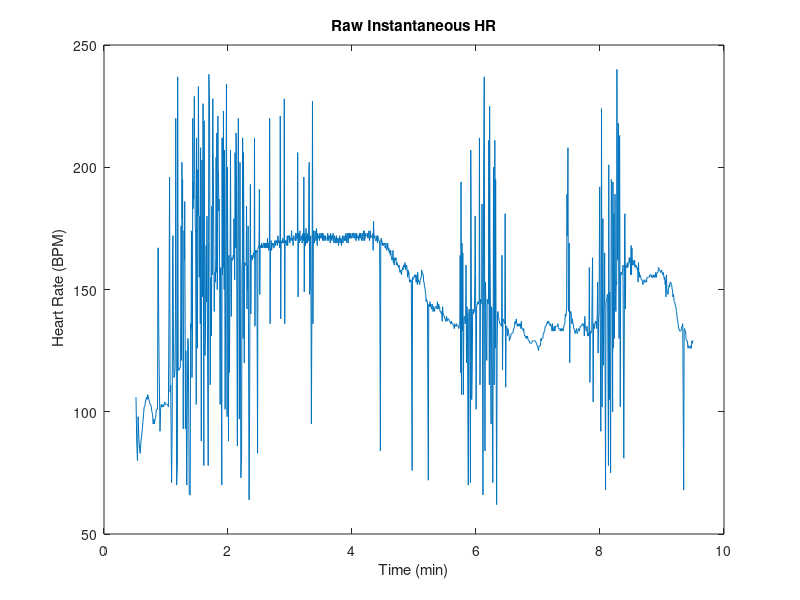
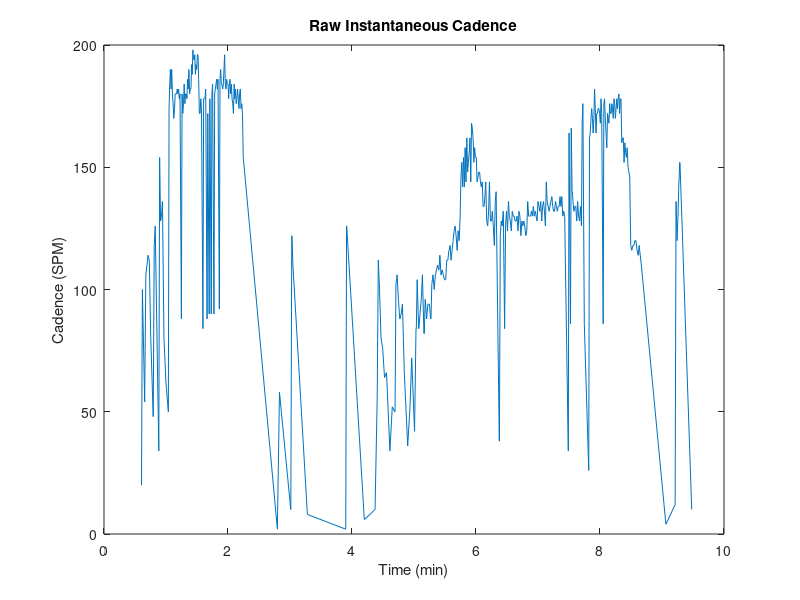
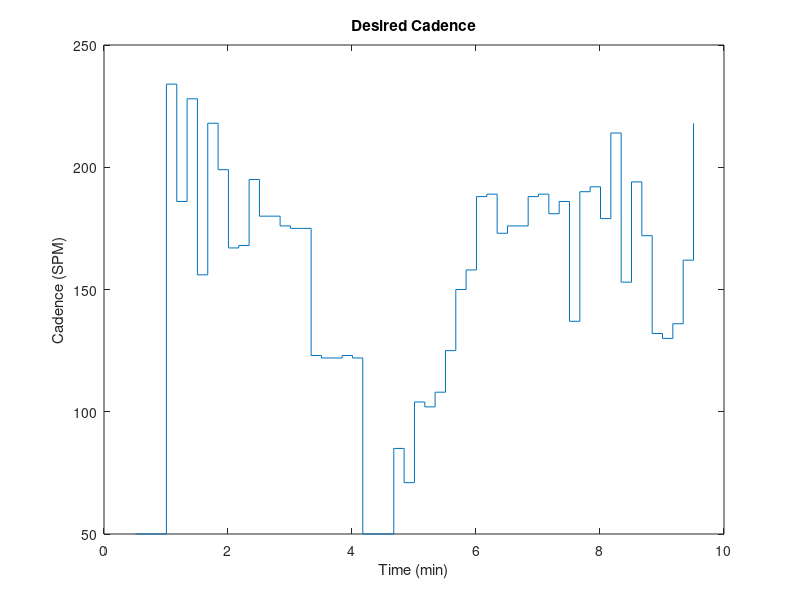
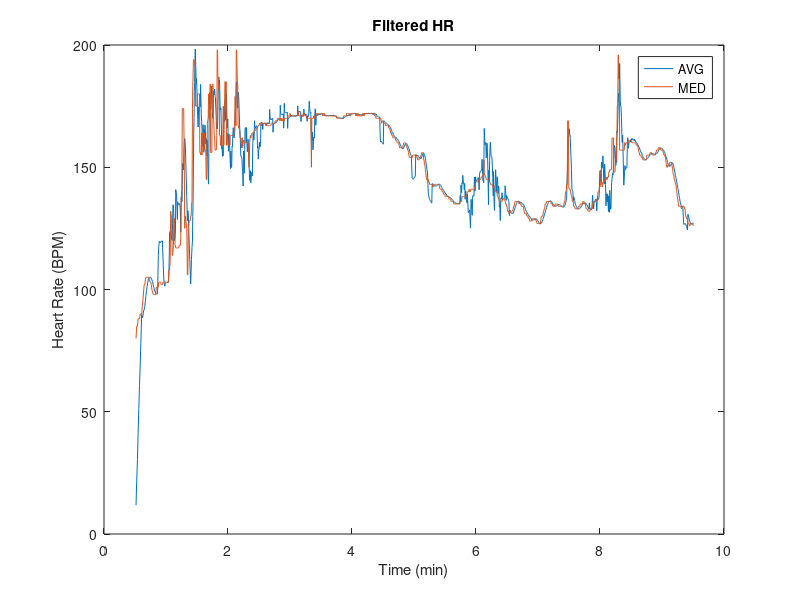

Here is the MATLAB script that generated these plots, in order: (Note: this script raises an error after producing the figures.)
% Katie test 3 - on slope
% system didnt work super well bc of noisy measurments
% didnt strike heel running up the slope so no measurements were registered

load("K3.mat");
% desrired HR = 150
% length of workout = 10 mins
HR_exp = KHRE3(1:2:end);
HR_exp_time = KHRE3(2:2:end);
HR_exp_time = HR_exp_time / 60000; % converting to mins


% everyhting worked, nothing got disconnected
% begin getting the data

% load in T1.mat which contains
% 1. LHR1 - inst. HR with time stamps
% 2. LSPM1 - inst. cadence with time stamps
% 3. LCAD1 - desired cadence
HR_time = KHR3(2:2:end);
HR_time = HR_time / 60000; % converting to mins
HR = KHR3(1:2:end); % is in bpm

SPM_time = KSPM3(2:2:end);
SPM_time = SPM_time / 60000; % also converting to mins
SPM = KSPM3(1:2:end); % is in steps per min (SPM)

CAD_time = KCAD3(2:2:end);
CAD_time = CAD_time / 60000; % converting to mins
CAD = KCAD3(1:2:end);

% now have HR, SPM, and desired CAD with corresponding times
% plotting raw heart rate
figure(1);
plot(HR_time, HR);
xlabel("Time (min)");
ylabel(" Heart Rate (BPM)");
title("Raw Instantaneous HR");

% plotting raw SPM
figure(2);
plot(SPM_time, SPM);
xlabel("Time (min)");
ylabel("Cadence (SPM)");
title("Raw Instantaneous Cadence");

% plotting desired cadence
figure(3);
stairs(CAD_time, CAD);
xlabel("Time (min)");
ylabel("Cadence (SPM)");
title("Desired Cadence");

%% Filtering the inst. HR and SPM 
% Median filter HR with nbh of 5 values
B = 1/9*ones(9,1);
HR_filt_med = medfilt1(HR, 9); 
HR_filt_avg = filter(B,1,HR);

% average filt SPM and median filt to see what is better
SPM_filt_avg = filter(B,1,SPM);
SPM_filt_med = medfilt1(SPM, 9);

% plot the filtered hr and spm (compare which is better for SPM)

% plotting filtered heart rate
figure(4);
plot(HR_time, HR_filt_avg);
hold on
plot(HR_time, HR_filt_med);
xlabel("Time (min)");
ylabel("Heart Rate (BPM)");
hold off
title("Filtered HR");
legend("AVG", "MED");


% plotting both filtered SPM
figure(5);
plot(SPM_time, SPM_filt_avg);
xlabel("Time (min)");
ylabel("Cadence (SPM)");
title("Filtered SPM");
hold on;
plot(SPM_time, SPM_filt_med);
legend("AVG", "MED");

%% now it is time to compare desired hr and cadence with expected

% starting with cadence
% figure(6);
% plot(SPM_time, SPM_filt_avg);
% xlabel("Time (min)");
% ylabel("Cadence (SPM)");
% title("Desired vs. Measured SPM (AVG FILT)");
% hold on;
% stairs(CAD_time, CAD);
% legend("Measured", "Desired");
% hold off;
% 
% figure(7);
% plot(SPM_time, SPM_filt_med);
% xlabel("Time (min)");
% ylabel("Cadence (SPM)");
% title("Desired vs. Measured SPM (MED FILT)");
% hold on;
% stairs(CAD_time, CAD);
% legend("Measured", "Desired");
% hold off;
% 
% figure(8);
% plot(HR_time, HR_filt);
% xlabel("Time (min)");
% ylabel("BPM");
% title("Median Filtered HR vs. Desired");
% hold on;
% stairs(HR_exp_time, HR_exp);
% hold off;

%% now plotting hr vs cadence 
% figure(9);
% plot(SPM_time, SPM_filt_med);
% xlabel("Time (min)");
% ylabel("HR and Cadence");
% title("HR & Cadence vs. Time");
% hold on;
% plot(HR_time, HR_filt);
% legend("Cadence", "Heart Rate");
% hold off;
% 
% figure(10);
% plot(SPM_time, SPM_filt_med + 40);
% xlabel("Time (min)");
% ylabel("HR and Cadence");
% title("TESTING HR to CAD Relationship");
% hold on;
% plot(HR_time, HR_filt);
% legend("1*(Cadence+40)", "Heart Rate");
% hold off;
% 
% figure(11);
% SPM_shift = circshift(SPM_filt_med,50);
% plot(SPM_time, SPM_shift + 40);
% xlabel("Time (min)");
% ylabel("HR and Cadence");
% title("TESTING HR to CAD Relationship with Shifting");
% hold on;
% plot(HR_time, HR_filt);
% legend("1*(Cadence+40) SHIFTED", "Heart Rate");
% hold off;

%% last graph of everything together
figure(12);
plot(HR_time, HR_filt);
xlabel("Time (min)");
ylabel("HR and Cadence");
title("HR and SPM vs. Desired HR and SPM");
hold on;
stairs(HR_exp_time, HR_exp, "Color",[0.3010 0.7450 0.9330]); %teal
plot(SPM_time, SPM_filt_med);
stairs(CAD_time, CAD, 'Color',[0.4660 0.6740 0.1880]); %green
legend("HR","Desired HR", "SPM", "Desired CAD");
hold off;
ylim([0 200]);
xlim([0 8]);